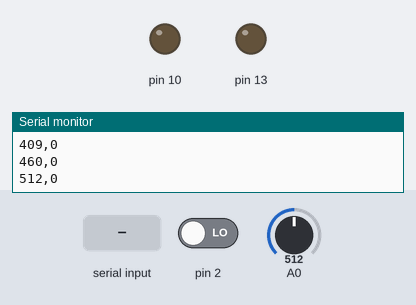
Bench run of a sketch on a simulated Arduino Uno, built with avr-gcc and run on an emulated ATmega328P. On the bench: output pins drawn as LEDs (lit = HIGH), the last lines printed to the serial monitor. Inputs (shaded band) come from the test bench; at power-on: pin 2 LOW, A0 = 512.

Above: at 1.2 s.
1.3 s: pin 2 driven HIGH
At 2.35 s:
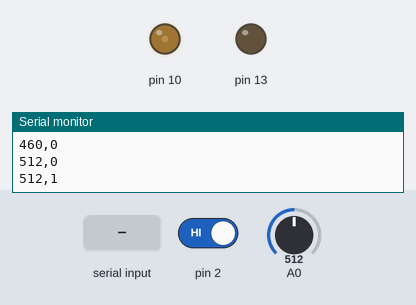
4.3 s: byte 30 received over Serial
At 6.8 s:
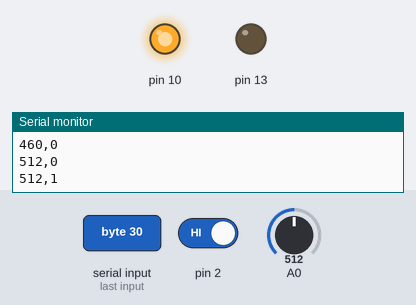
7.3 s: byte 90 received over Serial
At 8.0 s:
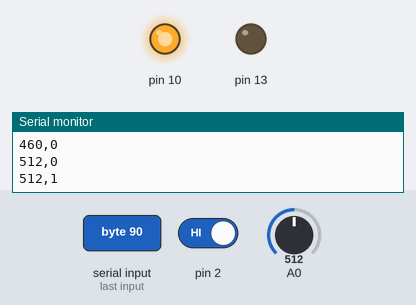
Timing chart, 0 to 10.3 s (numbered marks = the images above; inputs shaded):
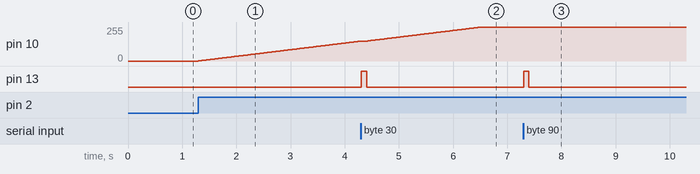

The sketch:

arduino.pde
```cpp
/*
"Excitement" - by Konstantin Sokhan
------------------------------------

====================================
This is the Arduino code.
====================================

Thanks to:
Arduino.cc reference tutorials

*/

//Changeable VARS
//===============
const int numReadings = 10;
//===============

int readings[numReadings];      // the readings from the analog input
int index = 0;                  // the index of the current reading
int total = 0;                  // the running total
int average = 0;                // the average
byte twitter_new_ping;
int lastaverage;
int lastbuttonstate;
int buttonstate;
int buttonfade = 0;

void setup()
{
  // read serial input (digital) from pin 2
  Serial.begin(9600);
  pinMode(2, INPUT);
  pinMode(A0,INPUT);
  pinMode(13,OUTPUT);

  // initialize all the readings to 0:
  for (int thisReading = 0; thisReading < numReadings; thisReading++)  readings[thisReading] = 0;


}

void loop()
{
  // read lightsensor
  //==============
  total= total - readings[index];
  readings[index] = analogRead(A0);
  total= total + readings[index];
  index = index + 1;
  if (index >= numReadings) index = 0;
  average = total / numReadings;

  // read button
  //==============
  buttonstate = digitalRead(2);

  if (buttonstate == 1 && buttonfade < 255)
  {
    buttonfade += 1;
    analogWrite(10, buttonfade);
    // wait for 30 milliseconds to see the dimming effect
    delay(20);
  }
  else if(buttonstate == 0 && buttonfade > 0)
  {
    buttonfade -= 1;
    analogWrite(10, buttonfade);
    // wait for 30 milliseconds to see the dimming effect
    delay(20);
  }

  if (buttonstate != lastbuttonstate || average != lastaverage)
  {
    Serial.print(average);
    Serial.print(",");
    Serial.println(buttonstate);

    // update 'last' vars
    lastbuttonstate = buttonstate;
    lastaverage = average;
  }


  if (Serial.available()) twitter_new_ping = Serial.read();
  twitter_new_ping = int(twitter_new_ping);
  if (twitter_new_ping > 0)
  {
      digitalWrite(13, HIGH);
      delay(100);
      digitalWrite(13, LOW);
      twitter_new_ping = 0;
  }
}
```

Measured:
- after the input at 1.3 s, pin 10: moves from 0/255 to 149/255 over 3.0 s, starting at once
- after the input at 4.3 s, pin 13: LOW → HIGH at once, → LOW 0.10 s later
- after the input at 7.3 s, pin 13: LOW → HIGH at once, → LOW 0.10 s later
